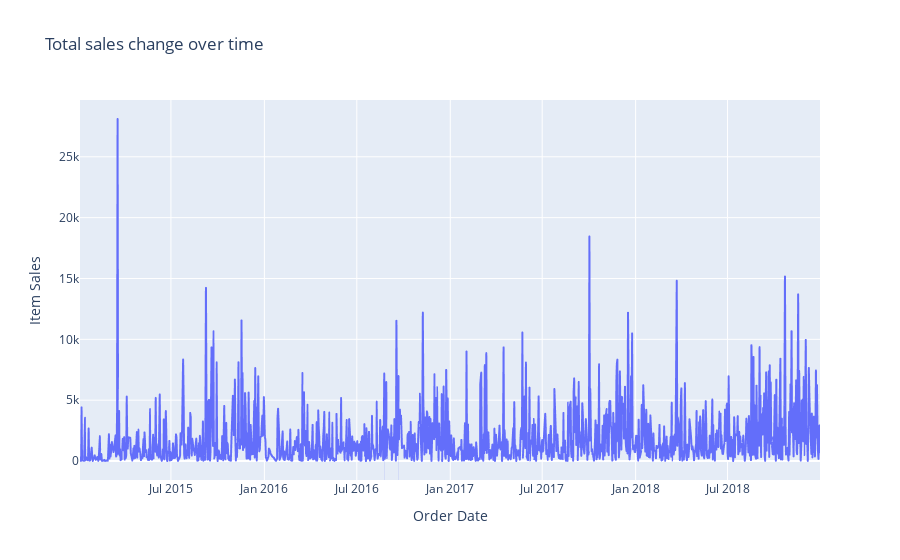

Notebook code for this chart:
### Markdown cell above
#### total sales change over time

### Code cell
total_sales_by_order_dates = clean_data.groupby(by='Order Date').sum().reset_index().sort_values(by='Order Date', ascending=False).reset_index(drop=True)

fig4 = px.line(total_sales_by_order_dates,
                          x='Order Date',
                          y='Sales',
                          labels={'Sales': 'Item Sales'},
                          title='Total sales change over time ')

fig4.show()

### Figure 1 — Plotly figure (JSON) as saved in the notebook; plotly's stock layout.template omitted (floating-point values rounded to 4 significant figures; data arrays with more than 128 entries replaced by an {"elided": "..."} marker saying what was removed)
{"data": [{"hovertemplate": "Order Date=%{x}<br>Item Sales=%{y}<extra></extra>", "legendgroup": "", "line": {"color": "#636efa", "dash": "solid"}, "marker": {"symbol": "circle"}, "mode": "lines", "name": "", "showlegend": false, "type": "scattergl", "x": {"elided": "1236 str values"}, "xaxis": "x", "y": {"elided": "1236 float values"}, "yaxis": "y"}], "layout": {"legend": {"tracegroupgap": 0}, "title": {"text": "Total sales change over time "}, "xaxis": {"anchor": "y", "domain": [0, 1], "title": {"text": "Order Date"}}, "yaxis": {"anchor": "x", "domain": [0, 1], "title": {"text": "Item Sales"}}}}
